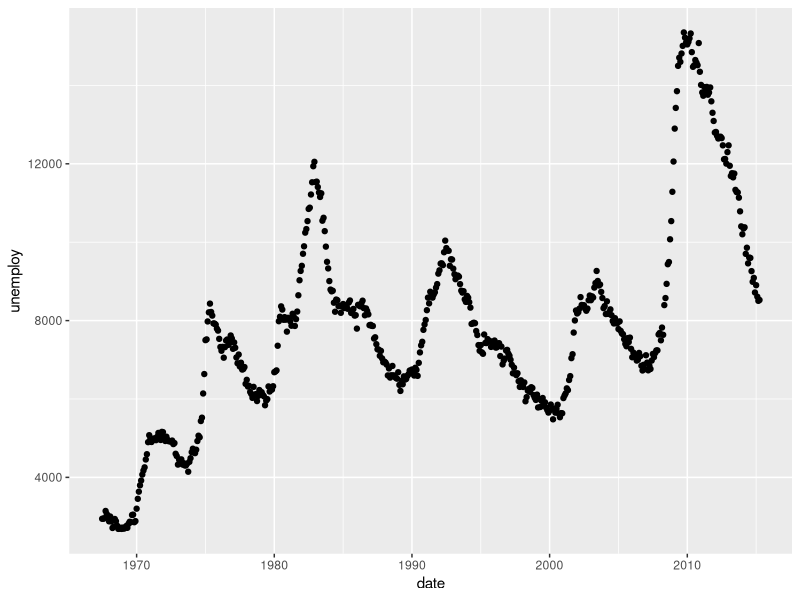
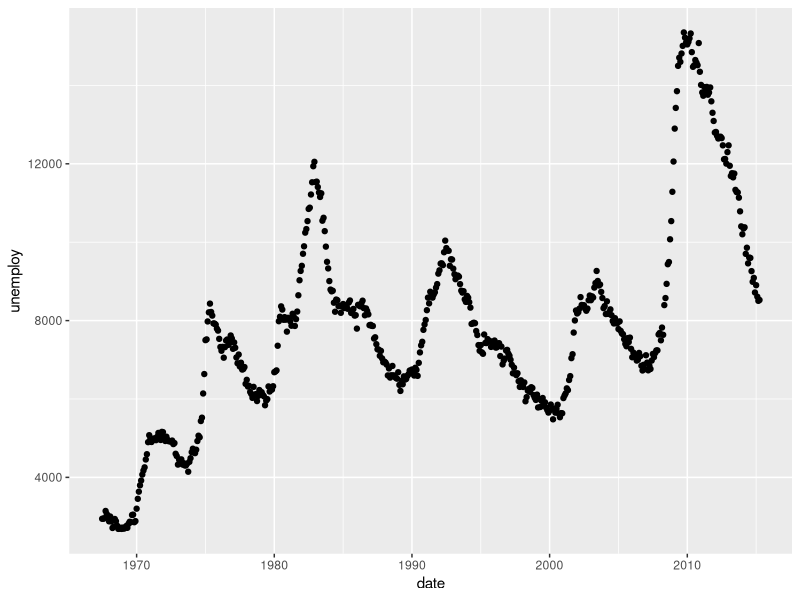
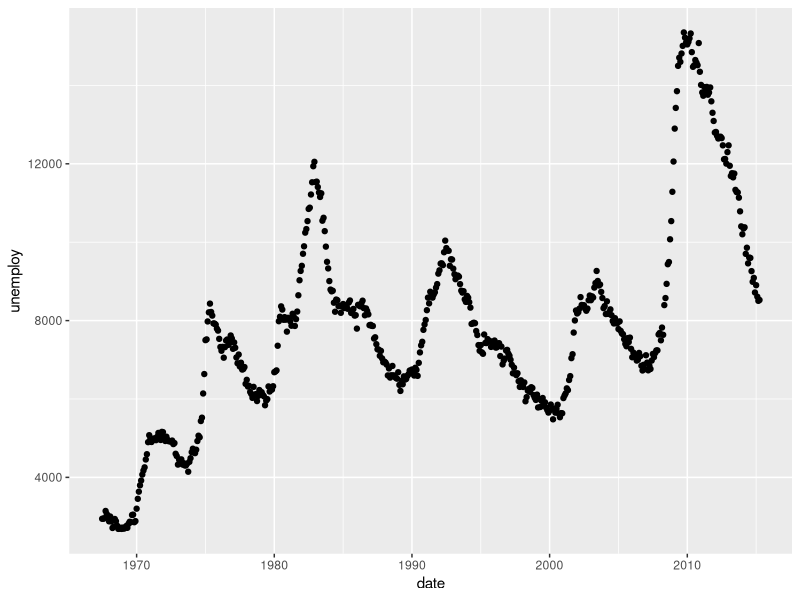
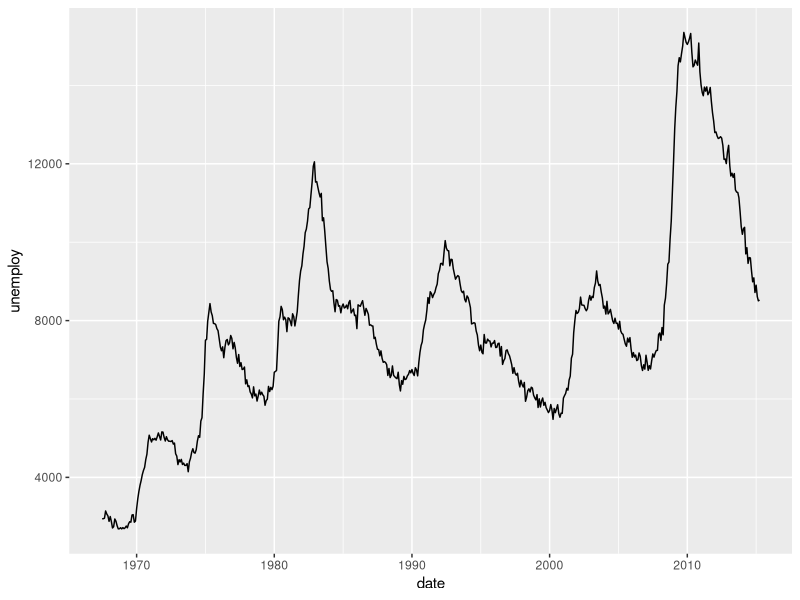
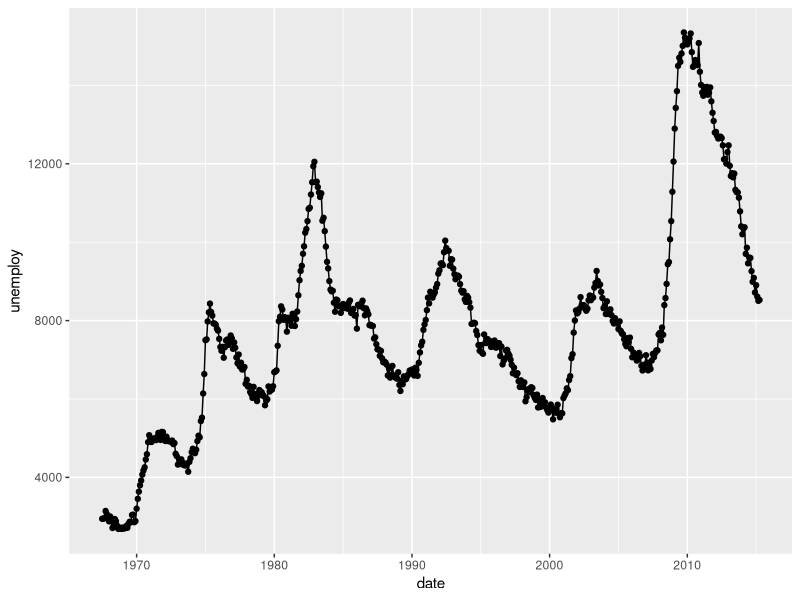
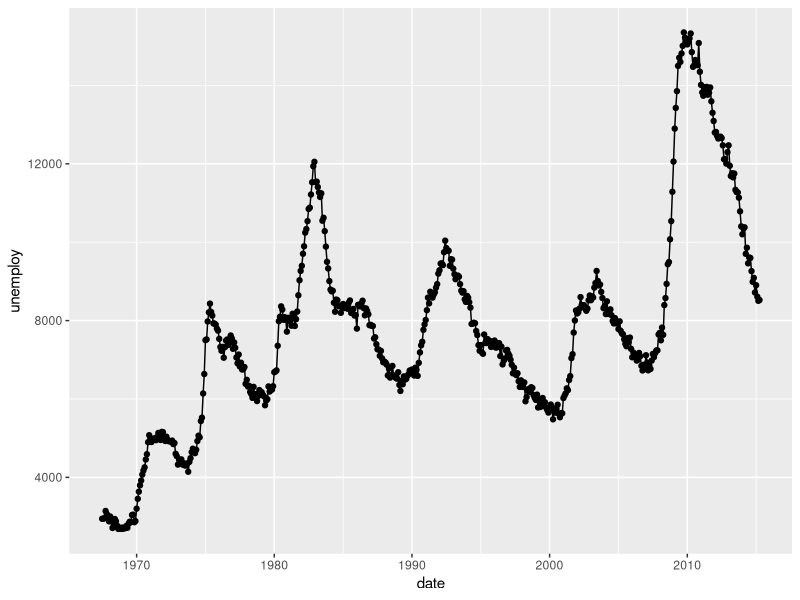
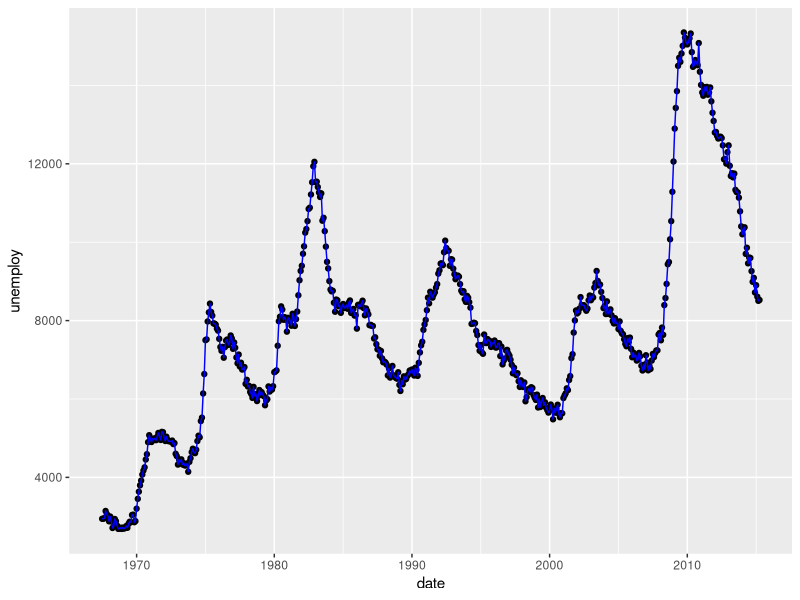
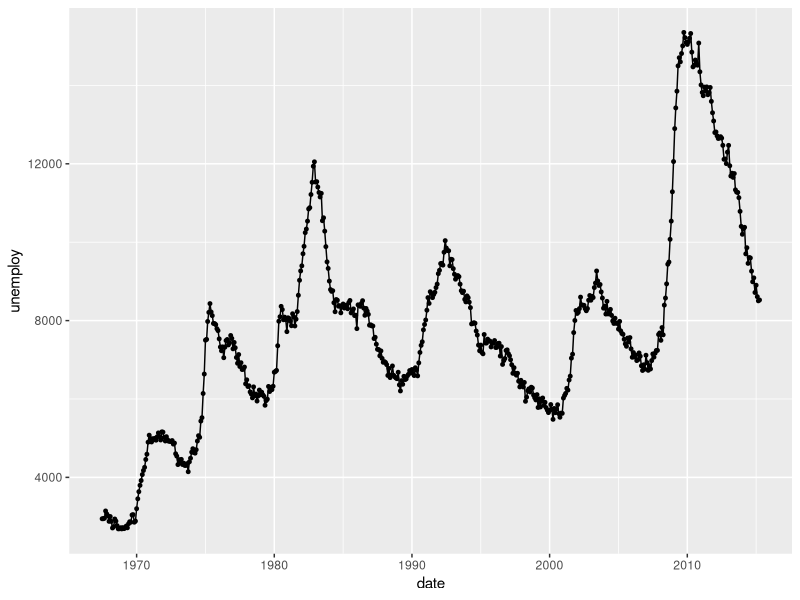

R code for these plots, in order:
library(tidyverse)

# Use "date" as x axis and "unemploy" as y axis
ggplot(economics, aes(date, unemploy)) + geom_point()
ggplot(economics, aes(x = date, y = unemploy)) + geom_point() # Equivilant
economics %>% ggplot(aes(date, unemploy)) + geom_point() # Equivilant

# Change geom
economics %>% ggplot(aes(date, unemploy)) + geom_line() 

# Use two geoms
economics %>% ggplot(aes(date, unemploy)) + geom_line()  + geom_point() 

# Order of the geoms are irrelevant
economics %>% ggplot(aes(date, unemploy)) + geom_point() + geom_line()

# Change color of geom_line
economics %>% ggplot(aes(date, unemploy)) + geom_point() + geom_line(color = "blue")

# Change the size of the geom_point 
economics %>% ggplot(aes(date, unemploy)) + geom_point(size = 1) + geom_line()

# Change shape of geom_point
economics %>% ggplot(aes(date, unemploy)) + geom_point(shape = 2) + geom_line(color = "blue")
economics %>% ggplot(aes(date, unemploy)) + geom_point(shape = 4) + geom_line(color = "blue")

# Change the background using themes
economics %>% ggplot(aes(date, unemploy)) + geom_point() + geom_line() + theme_bw()

# Change everything!
economics %>% 
  ggplot(aes(date, unemploy)) + 
  geom_point(color = "blue", shape = 2, size =3) + 
  geom_line(color = "red") + 
  theme_bw() +
  coord_flip() +
  coord_equal() +
  ggtitle("Ugly plot", subtitle = "Do better!")

### use multiple lines
economics %>% 
  ggplot() +
  geom_line(aes(date, unemploy), color = "green") +
  geom_line(aes(date, pce), color = "red") + 
  theme_bw() + 
  ggtitle("Two lines")




